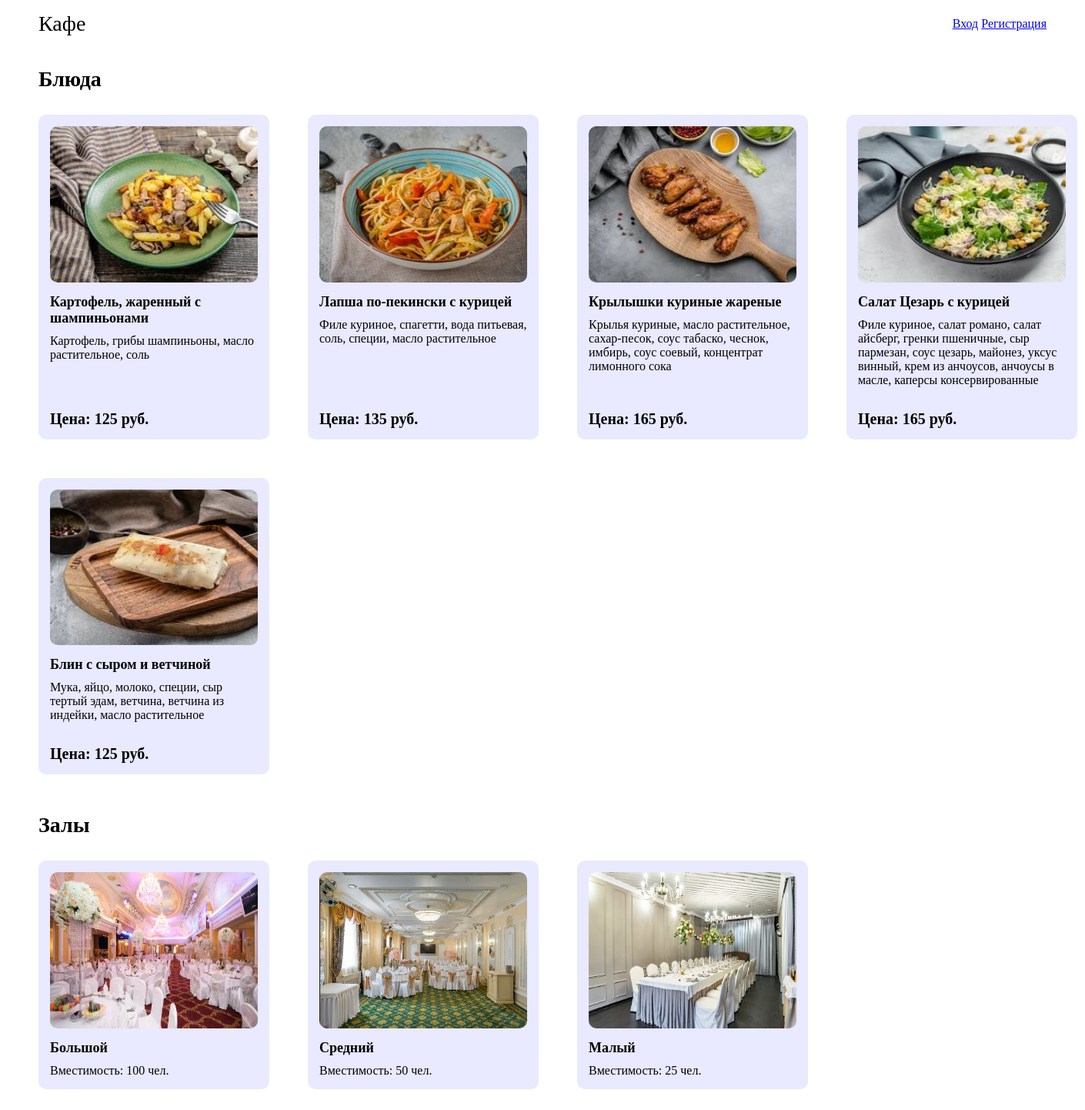
The page / on the database its author committed.
### main/models.py (models this page shows, shortened)
class Dish(models.Model):
    name = models.CharField(max_length=100, verbose_name='Название')
    description = models.TextField(verbose_name='Описание')
    image = models.ImageField(verbose_name='Фото блюда')
    price = models.IntegerField(verbose_name='Цена')
    class Meta:
        verbose_name = 'Блюдо'
        verbose_name_plural = 'Блюда'

class Hall(models.Model):
    name = models.CharField(max_length=100, verbose_name='Название')
    capacity = models.IntegerField(verbose_name='Вместимость')
    image = models.ImageField(verbose_name='Фото')
    class Meta:
        verbose_name = 'Зал'
        verbose_name_plural = 'Залы'

### main/views.py (the view)
# urls.py: path('', views.home, name='home'),
def home(request):
    dishes = Dish.objects.all()
    halls = Hall.objects.all()
    return render(request, 'index.html', {'dishes': dishes, 'halls': halls})

### main/templates/index.html (shortened to what this page needs)
{% load static %}
<!DOCTYPE html>
<html lang="en">
<head>
    <link rel="stylesheet" href="{% static 'css/style.css' %}">
</head>
<body>
    <header class="header">
        <div class="header__logo">
            <p class="header__logo-text">Кафе</p>
        </div>
        <div class="header__menu">
            {% if request.user.is_authenticated %}
                <a href="{% url 'order' %}">Заказать</a>
                <a href="{% url 'logout' %}">Выйти</a>
            {% else %}
                <a href="{% url 'login' %}">Вход</a>
                <a href="{% url 'register' %}">Регистрация</a>
            {% endif %}
        </div>
    </header>
    <section class="dishes">
        <h2>Блюда</h2>
        <div class="dishes__items">
            {% for dish in dishes %}
                <div class="dish">
                    <img src="{{dish.image.url}}" alt="">
                    <h3 class="dish__title">{{dish.name}}</h3>
                    <p class="dish__desc">
                        {{dish.description}}
                    </p>
                    <p class="dish__price">Цена: {{dish.price}} руб.</p>
                </div>
            {% endfor %}
        </div>
    </section>
    <section class="halls">
        <h2>Залы</h2>
        <div class="halls__items">
            {% for hall in halls %}
                <div class="hall">
                    <img src="{{hall.image.url}}" alt="">
                    <h3 class="hall__title">{{hall.name}}</h3>
                    <p class="hall__capacity">Вместимость: {{hall.capacity}} чел.</p>
                </div>
            {% endfor %}
        </div>
    </section>
</body>
</html>

### main/static/css/style.css (style rules this page uses)
* { padding: 0; margin: 0; box-sizing: border-box; }
.header { padding: 15px 50px; display: flex; align-items: center; justify-content: space-between; }
.header__logo-text { font-size: 28px; }
section { padding: 0 50px; margin-bottom: 50px; }
h2 { margin-bottom: 30px; font-size: 28px; margin-top: 25px; }
.dishes__items, .halls__items { display: grid; grid-template-columns: 300px 300px 300px 300px; column-gap: 50px; row-gap: 50px; }
.dish, .hall { display: flex; flex-direction: column; background: #e9e9ff; padding: 15px; border-radius: 10px; }
.dish img, .hall img { border-radius: 10px; margin-bottom: 15px; aspect-ratio: 16 / 12; }
.dish__title, .hall__title { font-size: 18px; margin-bottom: 10px; }
.dish__desc { flex: 1; margin-bottom: 30px; }
.dish__price { font-size: 20px; font-weight: 600; }

### rows shown on the page
Dish: image (picture), name "Картофель, жаренный с шампиньонами", description "Картофель, грибы шампиньоны, масло растительное, соль", price "125"
Dish: image (picture), name "Лапша по-пекински с курицей", description "Филе куриное, спагетти, вода питьевая, соль, специи, масло растительное", price "135"
Dish: image (picture), name "Крылышки куриные жареные", description "Крылья куриные, масло растительное, сахар-песок, соус табаско, чеснок, имбирь, соус соевый, концентрат лимонного сока", price "165"
Dish: image (picture), name "Салат Цезарь с курицей", description "Филе куриное, салат романо, салат айсберг, гренки пшеничные, сыр пармезан, соус цезарь, майонез, уксус винный, крем из анчоусов, анчоусы в масле, каперсы консервированные", price "165"
Dish: image (picture), name "Блин с сыром и ветчиной", description "Мука, яйцо, молоко, специи, сыр тертый эдам, ветчина, ветчина из индейки, масло растительное", price "125"
Hall: image (picture), name "Большой", capacity "100"
Hall: image (picture), name "Средний", capacity "50"
Hall: image (picture), name "Малый", capacity "25"
